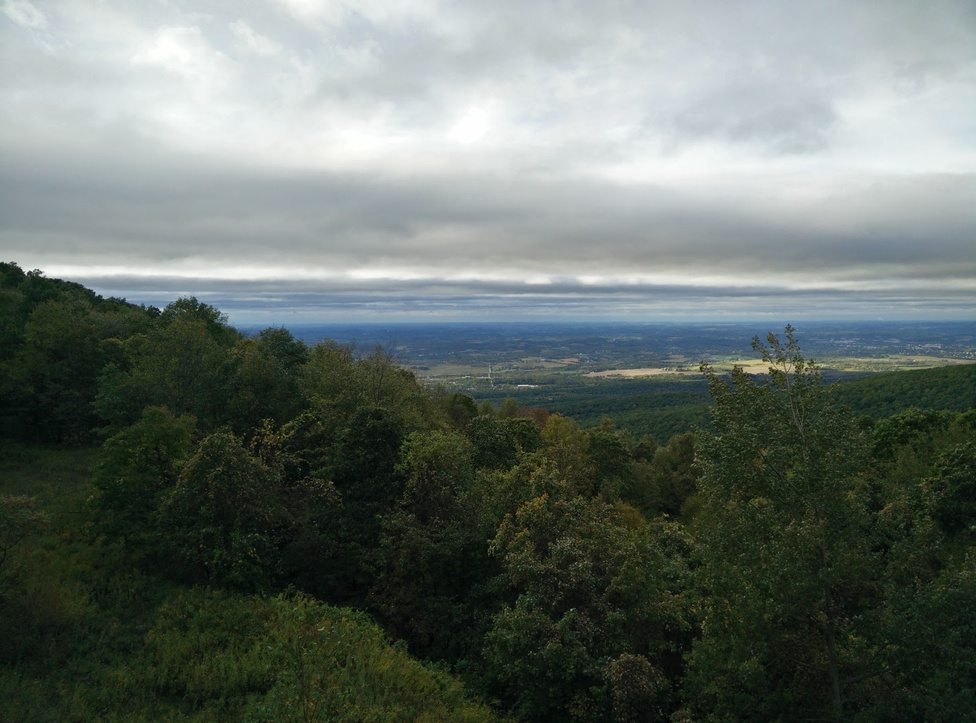
#> input picture data/pano_left.jpg, 976 x 723 px, shrunk from 1457 x 1080 before the run
$ python panorama.py
#> lines starting #> are read from the running program, lines starting #| are printed output that depends on the picture; after the words box and inside, x2 and y2 are one past the last pixel; in counts of white or black regions, pixels touching at a corner belong together
### python/matchPics.py
import numpy as np
import cv2
import skimage.color
from helper import briefMatch
from helper import computeBrief
from helper import corner_detection

def matchPics(I1, I2):
    # I1, I2 : Images to match

    # Convert Images to GrayScale
    if len(I1.shape) == 3:
        img1 = cv2.cvtColor(I1, cv2.COLOR_BGR2GRAY)
    else:
        img1 = I1

    if len(I2.shape) == 3:
        img2 = cv2.cvtColor(I2, cv2.COLOR_BGR2GRAY)
    else:
        img2 = I2

    # Detect Features in Both Images
    # Using default sigma=0.15 from helper function
    locs1 = corner_detection(img1, sigma=0.15)
    locs2 = corner_detection(img2, sigma=0.15)

    # Obtain descriptors for the computed feature locations
    desc1, locs1 = computeBrief(img1, locs1)
    desc2, locs2 = computeBrief(img2, locs2)

    # Match features using the descriptors
    matches = briefMatch(desc1, desc2, ratio=0.75)

    # Swap x,y coordinates to match expected format (y,x) -> (x,y)
    locs1 = locs1[:, [1, 0]]
    locs2 = locs2[:, [1, 0]]

    return matches, locs1, locs2

### python/helper.py
import numpy as np
import cv2
import scipy.io as sio
from matplotlib import pyplot as plt
import skimage.feature

PATCHWIDTH = 9

def briefMatch(desc1,desc2,ratio=0.8):

	matches = skimage.feature.match_descriptors(desc1,desc2,'hamming',cross_check=True,max_ratio=ratio)
	return matches


# [8 lines left out: function plotMatches, not called in this run]


def makeTestPattern(patchWidth, nbits):
	np.random.seed(0)
	compareX = patchWidth*patchWidth * np.random.random((nbits,1))
	compareX = np.floor(compareX).astype(int)
	np.random.seed(1)
	compareY = patchWidth*patchWidth * np.random.random((nbits,1))
	compareY = np.floor(compareY).astype(int)

	return (compareX, compareY)


# [7 lines left out: function computePixel, not called in this run]

def computeBrief(img, locs):

    patchWidth = 9
    nbits = 256
    compareX, compareY = makeTestPattern(patchWidth,nbits)
    m, n = img.shape

    halfWidth = patchWidth//2

    part1 = np.logical_and(halfWidth <= locs[:, 0], locs[:, 0] < m-halfWidth)
    part2 = np.logical_and(halfWidth <= locs[:, 1], locs[:, 1] < n-halfWidth)
    locs = locs[np.logical_and(part1, part2), :]

    zipped = np.column_stack((compareX, compareY))
    col1 = zipped[:, 0] % patchWidth - halfWidth
    row1 = zipped[:, 0] // patchWidth - halfWidth
    col2 = zipped[:, 1] % patchWidth - halfWidth
    row2 = zipped[:, 1] // patchWidth - halfWidth
    center0_row1 = np.add.outer(locs[:, 0], row1).astype(int)
    center1_col1 = np.add.outer(locs[:, 1], col1).astype(int)
    center0_row2 = np.add.outer(locs[:, 0], row2).astype(int)
    center1_col2 = np.add.outer(locs[:, 1], col2).astype(int)

    desc = np.zeros((locs.shape[0], zipped.shape[0]))
    desc[img[center0_row1, center1_col1] < img[center0_row2, center1_col2]] = 1

    return desc, locs


def corner_detection(im, sigma=0.15):
	# fast method
	result_img = skimage.feature.corner_fast(im, PATCHWIDTH, sigma)
	locs = skimage.feature.corner_peaks(result_img, min_distance=1)
	return locs

### python/planarH.py
import numpy as np
import cv2

def computeH(x1, x2):
    # Q3.6
    # Compute the homography between two sets of points
    # x1: N x 2 matrix of (x,y) coordinates in image 1
    # x2: N x 2 matrix of (x,y) coordinates in image 2

    num_points = x1.shape[0]

    # Build matrix A for homography estimation
    A = []
    for i in range(num_points):
        x, y = x2[i]  # Point in image 2
        x_prime, y_prime = x1[i]  # Corresponding point in image 1

        # Each point pair gives 2 equations
        A.append([-x, -y, -1, 0, 0, 0, x_prime * x, x_prime * y, x_prime])
        A.append([0, 0, 0, -x, -y, -1, y_prime * x, y_prime * y, y_prime])

    A = np.array(A)

    # Solve using SVD
    U, S, Vt = np.linalg.svd(A)

    # Solution is last column of V (last row of Vt)
    H2to1 = Vt[-1, :].reshape(3, 3)

    return H2to1


def computeH_norm(x1, x2):
    # Q3.7
    # Compute normalized homography between two sets of points

    # Compute the centroid of the points
    mean1 = np.mean(x1, axis=0)
    mean2 = np.mean(x2, axis=0)

    # Shift the origin of the points to the centroid
    x1_centered = x1 - mean1
    x2_centered = x2 - mean2

    # Normalize the points so that the largest distance from the origin is sqrt(2)
    max_dist1 = np.max(np.sqrt(np.sum(x1_centered**2, axis=1)))
    max_dist2 = np.max(np.sqrt(np.sum(x2_centered**2, axis=1)))

    scale1 = np.sqrt(2) / max_dist1
    scale2 = np.sqrt(2) / max_dist2

    x1_normalized = x1_centered * scale1
    x2_normalized = x2_centered * scale2

    # Similarity transform 1
    T1 = np.array([
        [scale1, 0, -scale1 * mean1[0]],
        [0, scale1, -scale1 * mean1[1]],
        [0, 0, 1]
    ])

    # Similarity transform 2
    T2 = np.array([
        [scale2, 0, -scale2 * mean2[0]],
        [0, scale2, -scale2 * mean2[1]],
        [0, 0, 1]
    ])

    # Compute homography on normalized points
    H_normalized = computeH(x1_normalized, x2_normalized)

    # Denormalization: H2to1 = T1^-1 * H_normalized * T2
    H2to1 = np.linalg.inv(T1) @ H_normalized @ T2

    return H2to1


def computeH_ransac(x1, x2, max_iters=500, inlier_tol=2.0):
    # Q3.8
    # Compute the best fitting homography given a list of matching points
    # x1: N x 2 matrix of points in image 1
    # x2: N x 2 matrix of corresponding points in image 2

    num_points = x1.shape[0]

    best_inlier_count = 0
    bestH2to1 = None
    inliers = np.zeros(num_points)

    for iteration in range(max_iters):
        # Randomly select 4 point correspondences
        indices = np.random.choice(num_points, 4, replace=False)
        x1_sample = x1[indices]
        x2_sample = x2[indices]

        # Compute homography from these 4 points
        H = computeH_norm(x1_sample, x2_sample)

        # Convert x2 to homogeneous coordinates
        x2_homogeneous = np.hstack([x2, np.ones((num_points, 1))])

        # Apply homography: x1_predicted = H @ x2
        x1_predicted_homogeneous = (H @ x2_homogeneous.T).T

        # Convert back to inhomogeneous coordinates
        x1_predicted = x1_predicted_homogeneous[:, :2] / x1_predicted_homogeneous[:, 2:3]

        # Compute error for all points
        errors = np.sqrt(np.sum((x1 - x1_predicted)**2, axis=1))

        # Count inliers (points with error below threshold)
        current_inliers = errors < inlier_tol
        inlier_count = np.sum(current_inliers)

        # Update best model if this one is better
        if inlier_count > best_inlier_count:
            best_inlier_count = inlier_count
            bestH2to1 = H
            inliers = current_inliers.astype(float)

    # If no good homography found, return identity
    if bestH2to1 is None:
        bestH2to1 = np.eye(3)
        inliers = np.zeros(num_points)

    return bestH2to1, inliers


# [33 lines left out: function compositeH, not called in this run]

### ec/panorama.py
import numpy as np
import cv2
import sys
sys.path.append('../python')

from matchPics import matchPics
from planarH import computeH_ransac

# Write script for Q4.2x - Panorama Stitching

# Load images
img_left = cv2.imread('../data/pano_left.jpg')
#> img_left is the input picture: shape (723, 976, 3); mean B, G, R 105.5, 111.1, 101.9
img_right = cv2.imread('../data/pano_right.jpg')
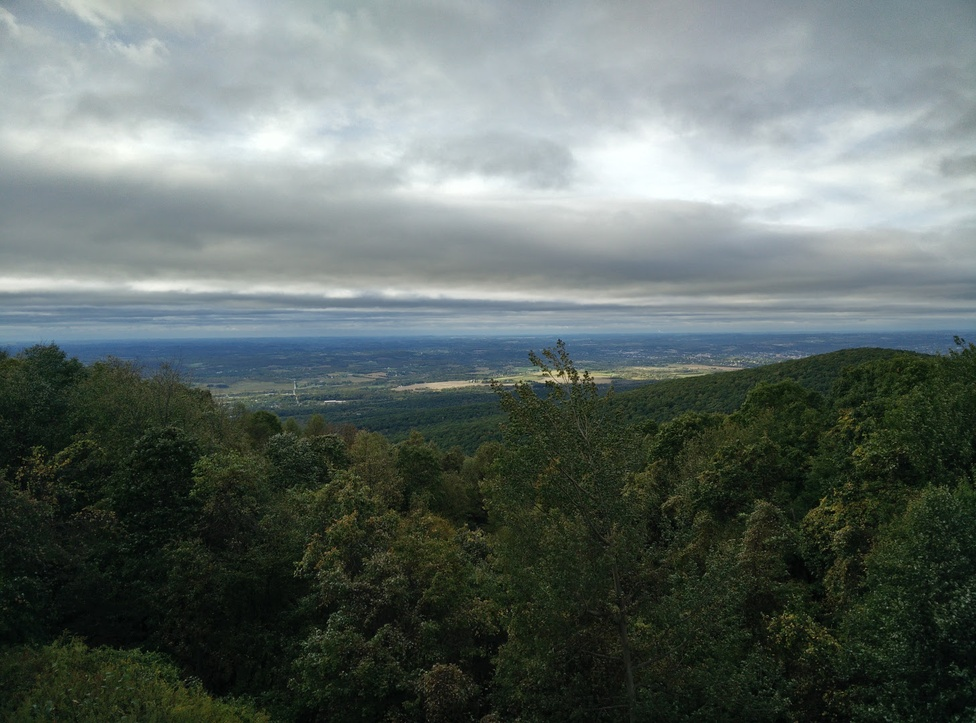
#> input picture data/pano_right.jpg, 976 x 723 px, shrunk from 1457 x 1080 before the run
#> img_right is the input picture: shape (723, 976, 3); mean B, G, R 103.1, 107.1, 96.8

# Match left to right
matches, locs_L, locs_R = matchPics(img_left, img_right)
#> in corner_detection, `result_img = skimage.feature.corner_fast(im, PATCHWIDTH, sigma)`:
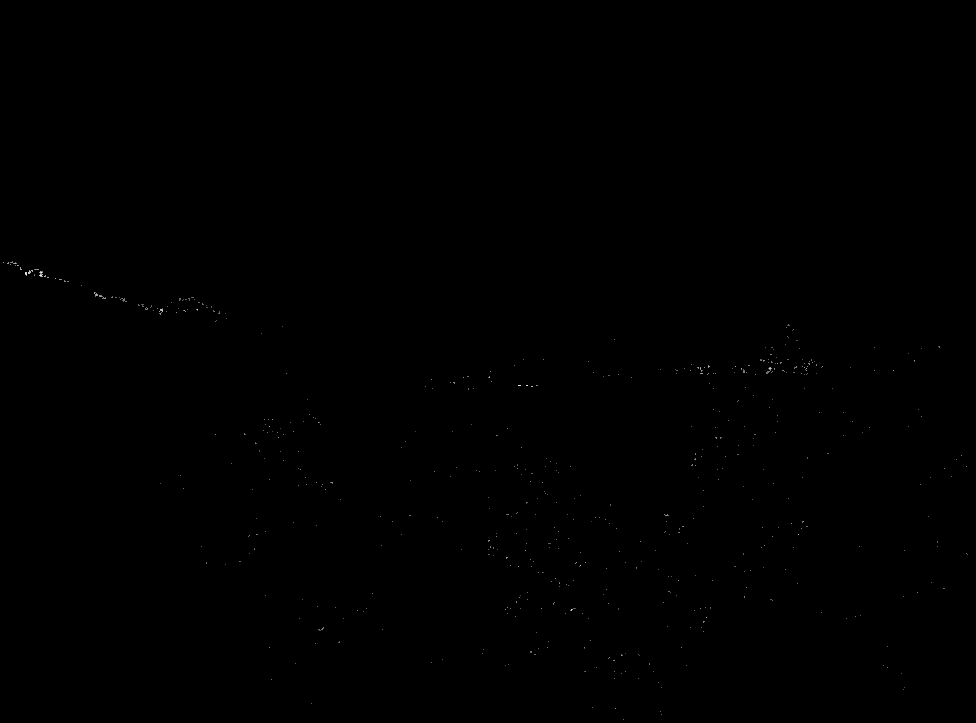
#> result_img: shape (723, 976) float64; min 0, max 7.85, mean 0.00439; drawn with min black and max white
#> in corner_detection, `locs = skimage.feature.corner_peaks(result_img, min_distance=1)`: locs = 553 pairs, first value 262 to 719, second value 3 to 966
#> in matchPics, `locs1 = corner_detection(img1, sigma=0.15)`: locs1 has the same summary as locs in corner_detection
#> in matchPics, `locs2 = corner_detection(img2, sigma=0.15)`: locs2 = 904 pairs, first value 336 to 719, second value 8 to 972
#> in computeBrief, `locs = locs[np.logical_and(part1, part2), :]`: locs = 551 pairs, first value 262 to 714, second value 8 to 966
#> in computeBrief, `center1_col1 = np.add.outer(locs[:, 1], col1).astype(int)`:
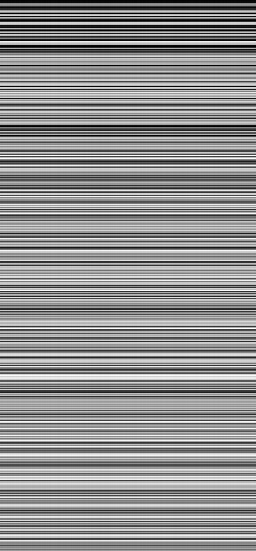
#> center1_col1: shape (551, 256) int64; min 4, max 970, mean 542.9; drawn with min black and max white
#> in matchPics, `desc1, locs1 = computeBrief(img1, locs1)`: locs1 has the same summary as locs in computeBrief
#> in computeBrief (call 2), `locs = locs[np.logical_and(part1, part2), :]`: locs = 901 pairs, first value 336 to 718, second value 8 to 970
#> in computeBrief (call 2), `center1_col1 = np.add.outer(locs[:, 1], col1).astype(int)`:
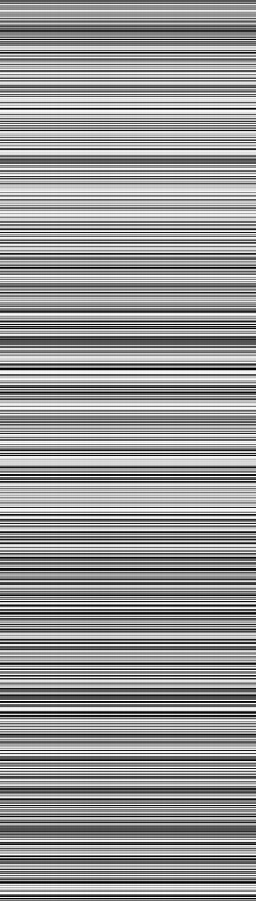
#> center1_col1: shape (901, 256) int64; min 4, max 974, mean 573.2; drawn with min black and max white
#> in matchPics, `desc2, locs2 = computeBrief(img2, locs2)`: locs2 has the same summary as locs in computeBrief
#> in briefMatch, `matches = skimage.feature.match_descriptors(desc1,desc2,'hamming',cros..`: matches = 31 pairs, first value 3 to 533, second value 0 to 844
#> in matchPics, `locs1 = locs1[:, [1, 0]]`: locs1 = 551 pairs, first value 8 to 966, second value 262 to 714
#> in matchPics, `locs2 = locs2[:, [1, 0]]`: locs2 = 901 pairs, first value 8 to 970, second value 336 to 718
#> locs_L has the same summary as locs1 in matchPics; locs_R has the same summary as locs2 in matchPics
H_LR, _ = computeH_ransac(locs_L[matches[:, 0]], locs_R[matches[:, 1]])
#> the loop in computeH_ransac, `for iteration in range(max_iters):` made 500 passes
#> (x1_sample, x2_sample, mean1 in computeH_norm, mean2 in computeH_norm, x2_centered in computeH_norm, max_dist1 in computeH_norm, max_dist2 in computeH_norm, scale1 in computeH_norm) on pass 1: ([[556, 470], [588, 361], [677, 370], [618, 374]], [[366, 486], [396, 375], [482, 382], [426, 387]], [609.8, 393.8], [417.5, 407.5], [[-51.5, 78.5], [-21.5, -32.5], [64.5, -25.5], [8.5, -20.5]], 93.29, 93.89, 0.0152)
#> (x1_sample, x2_sample, mean1 in computeH_norm, mean2 in computeH_norm, x1_centered in computeH_norm, max_dist1 in computeH_norm, max_dist2 in computeH_norm, scale1 in computeH_norm) on pass 3: ([[677, 370], [514, 365], [454, 382], [431, 662]], [[482, 382], [320, 381], [256, 400], [233, 698]], [519, 444.8], [322.8, 465.2], [[158, -74.75], [-5, -79.75], [-65, -62.75], [-88, 217.2]], 234.4, 249.5, 0.00603)

# Calculate panorama size
h_left, w_left = img_left.shape[:2]
h_right, w_right = img_right.shape[:2]

# Project right corners to left image space
corners_right = np.array([[0, 0], [w_right, 0], [w_right, h_right], [0, h_right]], dtype=np.float32)
corners_h = np.hstack([corners_right, np.ones((4, 1))])
corners_proj = (H_LR @ corners_h.T).T
corners_proj = corners_proj[:, :2] / corners_proj[:, 2:3]

# Find bounding box
min_x = min(0, corners_proj[:, 0].min())
max_x = max(w_left, corners_proj[:, 0].max())
min_y = min(0, corners_proj[:, 1].min())
max_y = max(h_left, corners_proj[:, 1].max())

pano_w = int(np.ceil(max_x - min_x))
pano_h = int(np.ceil(max_y - min_y))

# Translation matrix
T = np.array([[1, 0, -min_x], [0, 1, -min_y], [0, 0, 1]])

# Warp images
warped_left = cv2.warpPerspective(img_left, T, (pano_w, pano_h))
warped_right = cv2.warpPerspective(img_right, T @ H_LR, (pano_w, pano_h))

# Blend by averaging
panorama = np.zeros((pano_h, pano_w, 3), dtype=np.float32)
weights = np.zeros((pano_h, pano_w), dtype=np.float32)

for img in [warped_left, warped_right]:
    mask = (img.sum(axis=2) > 0).astype(np.float32)
    panorama += img.astype(np.float32) * mask[:, :, np.newaxis]
    weights += mask
#> this loop made 2 passes
#> pass 1, `mask = (img.sum(axis=2) > 0).astype(np.float32)`:
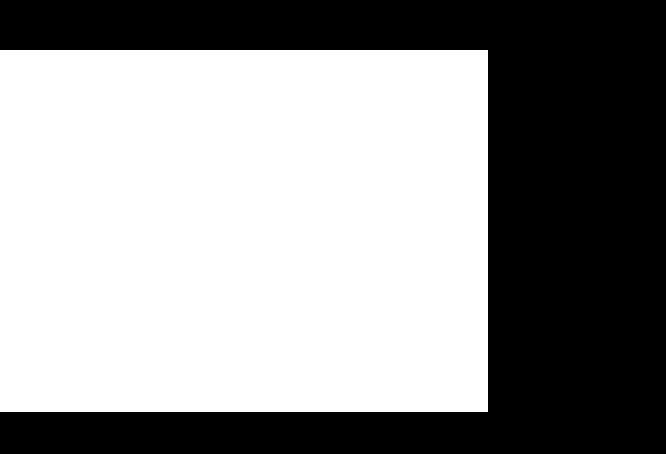
#> mask: shape (907, 1331) float32 (shown at 1/2 size); values 0 (black) and 1 (white), 58.5% white; 1 black region, box (x1, y1, x2, y2) and area: (0, 0, 1331, 907) 500593
#> after the loop:
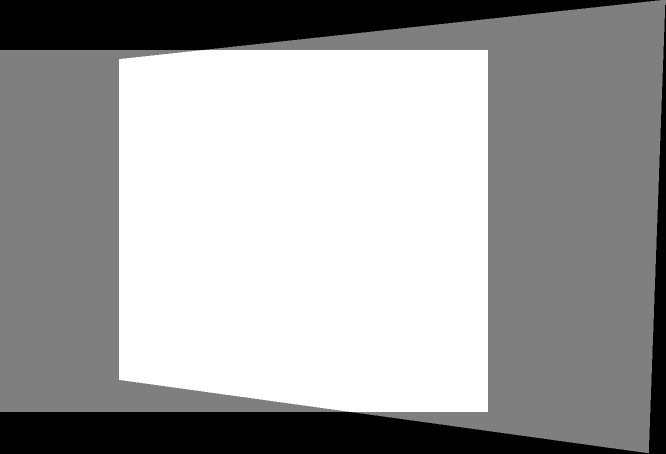
#> weights: shape (907, 1331) float32 (shown at 1/2 size); min 0, max 2, mean 1.28; drawn with min black and max white

weights[weights == 0] = 1
#> weights: shape (907, 1331) float32; values 1 (black) and 2 (white), 42.9% white; 1 white region, box (x1, y1, x2, y2) and area: (238, 100, 976, 824) 517908
panorama = (panorama / weights[:, :, np.newaxis]).astype(np.uint8)
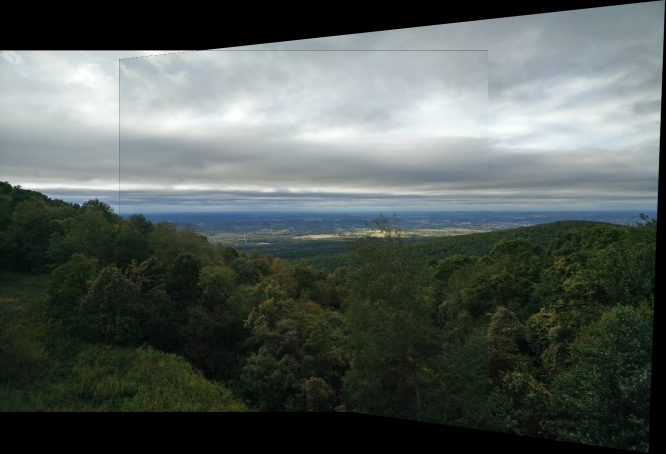
#> panorama: shape (907, 1331, 3) (shown at 1/2 size); mean B, G, R 87.1, 91.3, 82.8

# Save result
cv2.imwrite('panorama.jpg', panorama)
print(f"Panorama saved: {pano_w}x{pano_h}")
#| Panorama saved: 1331x907
